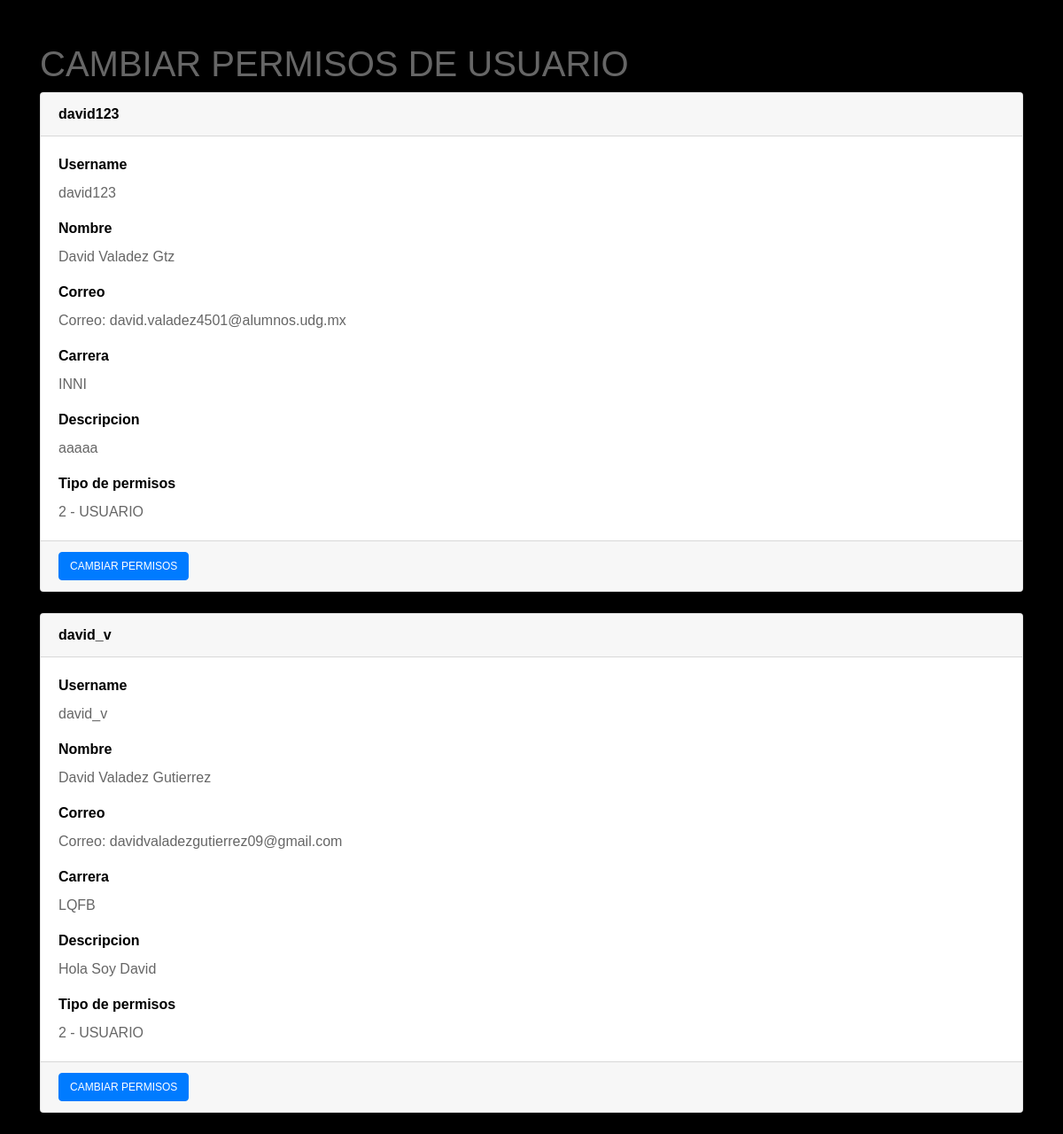
The page /views_admin/permisos.php (signed in) on the database its author committed.
### tables this page shows
CREATE TABLE `perfil` (
  `username` varchar(20) NOT NULL,
  `nombre` varchar(70) NOT NULL,
  `correo` varchar(80) NOT NULL,
  `password` varchar(100) NOT NULL,
  `carrera` varchar(50) NOT NULL,
  `descripcion` varchar(255) NOT NULL,
  `id_foto` int(11) DEFAULT NULL,
  `rol` int(11) NOT NULL,
  `token` int(11) NOT NULL,
  `token_confirmado` varchar(11) NOT NULL
);

### views_admin/permisos.php (the view, shortened to what this page needs)
<?php
  require '../controladores/base_datos.php';
  if (isset($_SESSION['username']) && $_SESSION['username'] == true) {
    $sql = "SELECT * FROM perfil WHERE username != 'admin';";
    $result = $conn->query($sql);
  }
?>
<!DOCTYPE html>
<html lang="en">
<head>
    <link rel="stylesheet" href="https://cdn.jsdelivr.net/npm/bootstrap@4.0.0/dist/css/bootstrap.min.css">
    <link href="../style/style.main2.css" rel="stylesheet" type="text/css">
</head>
<body>
  <div class="container">
    <br>
    <br>
    <p class="h1">CAMBIAR PERMISOS DE USUARIO</p>
    <?php
      if ($result->num_rows > 0) {
        while ($row = $result->fetch_assoc()) {
          $username = $row['username'];
          $nombre = $row['nombre'];
          $correo = $row['correo'];
          $carrera = $row['carrera'];
          $descripcion = $row['descripcion'];
          $rol = $row['rol'];
          echo "<div class='card'>";
          echo "<div class='card-header' style='color: black; font-weight: bold;'>";
          echo "$username";
          echo "</div>";
          echo "<div class='card-body'>";
          echo "<label style='color: black; font-weight: bold;'>Username</label>";
          echo "<p class='card-text'>$username</p>";
          echo "<label style='color: black; font-weight: bold;'>Nombre</label>";
          echo "<p class='card-text'>$nombre</p>";
          echo "<label style='color: black; font-weight: bold;'>Correo</label>";
          echo "<p class='card-text'>Correo: $correo</p>";
          echo "<label style='color: black; font-weight: bold;'>Carrera</label>";
          echo "<p class='card-text'>$carrera</p>";
          echo "<label style='color: black; font-weight: bold;'>Descripcion</label>";
          echo "<p class='card-text'>$descripcion</p>";
          echo "<label style='color: black; font-weight: bold;'>Tipo de permisos</label>";
          echo "<p class='card-text'>";
          echo "$rol - ";
          if($rol == 1){
            echo "ADMINISTRADOR";
          } else {
            echo "USUARIO";
          }
          echo "</p>";
          echo "</div>";
          echo "<div class='card-footer text-muted'>";
          echo "<button type='button' class='btn btn-primary' data-toggle='modal' data-target='#exampleModal$$username'>CAMBIAR PERMISOS</button>";
          echo "</div>";
          echo "</div>";
          echo "<br>";
        }
      } else {
        echo "No se encontraron resultados.";
      }
    ?>
  </div>
</body>
</html>

### style/style.main2.css (style rules this page uses)
body { margin: 0; padding: 0; font-family: Helvetica, Arial, sans-serif; color: #666; background: #f2f2f2; font-size: 1em; line-height: 1.5em; background-color: black; }
.btn { display: flex; flex-wrap: wrap !important; flex-direction: 1em; align-self: center; color: white; padding: 15px auto; text-align: center; text-decoration: none; font-size: 16px; }
.btn { font-size: 12px; }

### rows shown on the page
perfil: username "david123", nombre "David Valadez Gtz", correo "david.valadez4501@alumnos.udg.mx", carrera "INNI", descripcion "aaaaa", rol "2", shows "USUARIO"
perfil: username "david_v", nombre "David Valadez Gutierrez", correo "davidvaladezgutierrez09@gmail.com", carrera "LQFB", descripcion "Hola Soy David", rol "2", shows "USUARIO"
